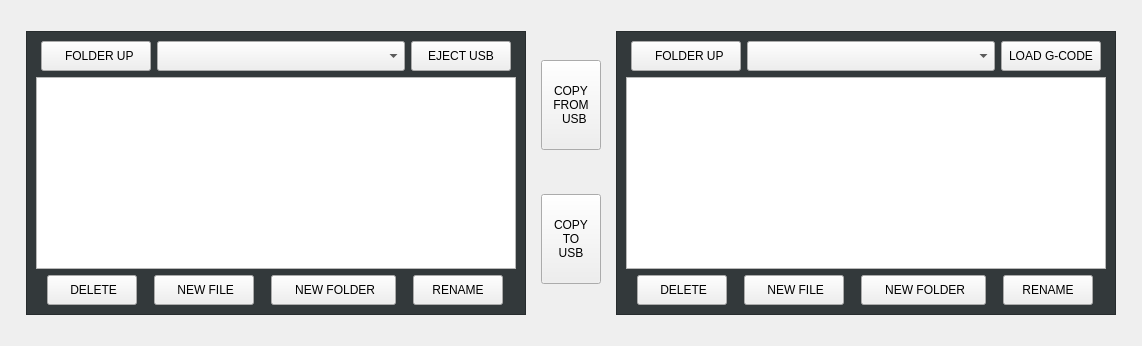
      <widget class="QWidget" name="tab_2">
       <attribute name="title">
        <string>Files</string>
       </attribute>
       <layout class="QVBoxLayout" name="verticalLayout_10">
        <item>
         <layout class="QVBoxLayout" name="verticalLayout_11">
          <property name="spacing">
           <number>15</number>
          </property>
          <property name="sizeConstraint">
           <enum>QLayout::SetNoConstraint</enum>
          </property>
          <property name="leftMargin">
           <number>15</number>
          </property>
          <property name="topMargin">
           <number>20</number>
          </property>
          <property name="rightMargin">
           <number>15</number>
          </property>
          <property name="bottomMargin">
           <number>20</number>
          </property>
          <item>
           <layout class="QHBoxLayout" name="horizontalLayout_17">
            <item>
             <widget class="QFrame" name="frame_35">
              <property name="sizePolicy">
               <sizepolicy hsizetype="Fixed" vsizetype="Preferred">
                <horstretch>0</horstretch>
                <verstretch>0</verstretch>
               </sizepolicy>
              </property>
              <property name="minimumSize">
               <size>
                <width>500</width>
                <height>0</height>
               </size>
              </property>
              <property name="maximumSize">
               <size>
                <width>500</width>
                <height>16777215</height>
               </size>
              </property>
              <property name="styleSheet">
               <string notr="true">.QFrame{
    background-color: rgb(51, 57, 59);
}</string>
              </property>
              <property name="frameShape">
               <enum>QFrame::StyledPanel</enum>
              </property>
              <property name="frameShadow">
               <enum>QFrame::Raised</enum>
              </property>
              <layout class="QVBoxLayout" name="verticalLayout_37">
               <item>
                <layout class="QHBoxLayout" name="horizontalLayout_124">
                 <property name="leftMargin">
                  <number>5</number>
                 </property>
                 <property name="rightMargin">
                  <number>5</number>
                 </property>
                 <item>
                  <widget class="QPushButton" name="device_folder_up_button">
                   <property name="sizePolicy">
                    <sizepolicy hsizetype="Fixed" vsizetype="Fixed">
                     <horstretch>0</horstretch>
                     <verstretch>0</verstretch>
                    </sizepolicy>
                   </property>
                   <property name="minimumSize">
                    <size>
                     <width>110</width>
                     <height>30</height>
                    </size>
                   </property>
                   <property name="maximumSize">
                    <size>
                     <width>110</width>
                     <height>30</height>
                    </size>
                   </property>
                   <property name="focusPolicy">
                    <enum>Qt::NoFocus</enum>
                   </property>
                   <property name="styleSheet">
                    <string notr="true">QPushButton {
   	font: 14pt &quot;Bebas Kai&quot;;
}</string>
                   </property>
                   <property name="text">
                    <string>  FOLDER UP</string>
                   </property>
                   <property name="icon">
                    <iconset resource="../../../probe_basic/probe_basic/probe_basic.qrc">
                     <normaloff>:/images/folder_up.png</normaloff>:/images/folder_up.png</iconset>
                   </property>
                   <property name="iconSize">
                    <size>
                     <width>30</width>
                     <height>17</height>
                    </size>
                   </property>
                  </widget>
                 </item>
                 <item>
                  <widget class="RemovableDeviceComboBox" name="removabledevicecombobox">
                   <property name="sizePolicy">
                    <sizepolicy hsizetype="Preferred" vsizetype="Fixed">
                     <horstretch>1</horstretch>
                     <verstretch>0</verstretch>
                    </sizepolicy>
                   </property>
                   <property name="minimumSize">
                    <size>
                     <width>0</width>
                     <height>30</height>
                    </size>
                   </property>
                   <property name="maximumSize">
                    <size>
                     <width>16777215</width>
                     <height>30</height>
                    </size>
                   </property>
                  </widget>
                 </item>
                 <item>
                  <widget class="QPushButton" name="device_eject_usb_button">
                   <property name="sizePolicy">
                    <sizepolicy hsizetype="Fixed" vsizetype="Fixed">
                     <horstretch>0</horstretch>
                     <verstretch>0</verstretch>
                    </sizepolicy>
                   </property>
                   <property name="minimumSize">
                    <size>
                     <width>100</width>
                     <height>30</height>
                    </size>
                   </property>
                   <property name="maximumSize">
                    <size>
                     <width>100</width>
                     <height>30</height>
                    </size>
                   </property>
                   <property name="focusPolicy">
                    <enum>Qt::NoFocus</enum>
                   </property>
                   <property name="styleSheet">
                    <string notr="true">QPushButton {
   	font: 14pt &quot;Bebas Kai&quot;;
}</string>
                   </property>
                   <property name="text">
                    <string>EJECT USB</string>
                   </property>
                  </widget>
                 </item>
                </layout>
               </item>
               <item>
                <layout class="QHBoxLayout" name="horizontalLayout_125">
                 <item>
                  <widget class="FileSystemTable" name="filesystemtable_2">
                   <property name="focusPolicy">
                    <enum>Qt::WheelFocus</enum>
                   </property>
                   <property name="styleSheet">
                    <string notr="true">FileSystemTable {
	color: black;
   	border: 4px;
	border-color: rgb(120, 120, 120);
	border-style: solid;
	background-color: rgb(238, 238, 236);
    font: 12pt &quot;Bebas Kai&quot;;
}

QHeaderView {
    background-color: rgb(220, 220, 220);
	color: black;
    border: none;
	border-radius:none;
	border-style: none;
	font: 13pt &quot;Bebas Kai&quot;;
}</string>
                   </property>
                   <property name="selectionMode">
                    <enum>QAbstractItemView::SingleSelection</enum>
                   </property>
                   <property name="showGrid">
                    <bool>false</bool>
                   </property>
                  </widget>
                 </item>
                </layout>
               </item>
               <item>
                <layout class="QHBoxLayout" name="horizontalLayout_126">
                 <item>
                  <widget class="QPushButton" name="device_delete_item_button">
                   <property name="sizePolicy">
                    <sizepolicy hsizetype="Fixed" vsizetype="Fixed">
                     <horstretch>0</horstretch>
                     <verstretch>0</verstretch>
                    </sizepolicy>
                   </property>
                   <property name="minimumSize">
                    <size>
                     <width>90</width>
                     <height>30</height>
                    </size>
                   </property>
                   <property name="maximumSize">
                    <size>
                     <width>90</width>
                     <height>30</height>
                    </size>
                   </property>
                   <property name="focusPolicy">
                    <enum>Qt::NoFocus</enum>
                   </property>
                   <property name="styleSheet">
                    <string notr="true">QPushButton {
   	font: 14pt &quot;Bebas Kai&quot;;
}</string>
                   </property>
                   <property name="text">
                    <string> DELETE</string>
                   </property>
                   <property name="icon">
                    <iconset resource="../../../probe_basic/probe_basic/probe_basic.qrc">
                     <normaloff>:/images/delete.png</normaloff>:/images/delete.png</iconset>
                   </property>
                   <property name="iconSize">
                    <size>
                     <width>14</width>
                     <height>14</height>
                    </size>
                   </property>
                  </widget>
                 </item>
                 <item>
                  <widget class="QPushButton" name="device_new_file_button">
                   <property name="sizePolicy">
                    <sizepolicy hsizetype="Fixed" vsizetype="Fixed">
                     <horstretch>0</horstretch>
                     <verstretch>0</verstretch>
                    </sizepolicy>
                   </property>
                   <property name="minimumSize">
                    <size>
                     <width>100</width>
                     <height>30</height>
                    </size>
                   </property>
                   <property name="maximumSize">
                    <size>
                     <width>100</width>
                     <height>30</height>
                    </size>
                   </property>
                   <property name="focusPolicy">
                    <enum>Qt::NoFocus</enum>
                   </property>
                   <property name="styleSheet">
                    <string notr="true">QPushButton {
   	font: 14pt &quot;Bebas Kai&quot;;
}</string>
                   </property>
                   <property name="text">
                    <string> NEW FILE</string>
                   </property>
                   <property name="icon">
                    <iconset resource="../../../probe_basic/probe_basic/probe_basic.qrc">
                     <normaloff>:/images/new_file.png</normaloff>:/images/new_file.png</iconset>
                   </property>
                   <property name="iconSize">
                    <size>
                     <width>12</width>
                     <height>16</height>
                    </size>
                   </property>
                  </widget>
                 </item>
                 <item>
                  <widget class="QPushButton" name="device_new_folder_button">
                   <property name="sizePolicy">
                    <sizepolicy hsizetype="Fixed" vsizetype="Fixed">
                     <horstretch>0</horstretch>
                     <verstretch>0</verstretch>
                    </sizepolicy>
                   </property>
                   <property name="minimumSize">
                    <size>
                     <width>125</width>
                     <height>30</height>
                    </size>
                   </property>
                   <property name="maximumSize">
                    <size>
                     <width>125</width>
                     <height>30</height>
                    </size>
                   </property>
                   <property name="focusPolicy">
                    <enum>Qt::NoFocus</enum>
                   </property>
                   <property name="styleSheet">
                    <string notr="true">QPushButton {
   	font: 14pt &quot;Bebas Kai&quot;;
}</string>
                   </property>
                   <property name="text">
                    <string> NEW FOLDER</string>
                   </property>
                   <property name="icon">
                    <iconset resource="../../../probe_basic/probe_basic/probe_basic.qrc">
                     <normaloff>:/images/new_folder.png</normaloff>:/images/new_folder.png</iconset>
                   </property>
                   <property name="iconSize">
                    <size>
                     <width>28</width>
                     <height>15</height>
                    </size>
                   </property>
                  </widget>
                 </item>
                 <item>
                  <widget class="QPushButton" name="device_rename_item_button">
                   <property name="sizePolicy">
                    <sizepolicy hsizetype="Fixed" vsizetype="Fixed">
                     <horstretch>0</horstretch>
                     <verstretch>0</verstretch>
                    </sizepolicy>
                   </property>
                   <property name="minimumSize">
                    <size>
                     <width>90</width>
                     <height>30</height>
                    </size>
                   </property>
                   <property name="maximumSize">
                    <size>
                     <width>90</width>
                     <height>30</height>
                    </size>
                   </property>
                   <property name="focusPolicy">
                    <enum>Qt::NoFocus</enum>
                   </property>
                   <property name="styleSheet">
                    <string notr="true">QPushButton {
   	font: 14pt &quot;Bebas Kai&quot;;
}</string>
                   </property>
                   <property name="text">
                    <string>RENAME</string>
                   </property>
                  </widget>
                 </item>
                </layout>
               </item>
              </layout>
             </widget>
            </item>
            <item>
             <layout class="QVBoxLayout" name="verticalLayout_12">
              <item>
               <widget class="QPushButton" name="copy_from_usb_2">
                <property name="sizePolicy">
                 <sizepolicy hsizetype="Fixed" vsizetype="Fixed">
                  <horstretch>0</horstretch>
                  <verstretch>0</verstretch>
                 </sizepolicy>
                </property>
                <property name="minimumSize">
                 <size>
                  <width>60</width>
                  <height>90</height>
                 </size>
                </property>
                <property name="maximumSize">
                 <size>
                  <width>60</width>
                  <height>90</height>
                 </size>
                </property>
                <property name="focusPolicy">
                 <enum>Qt::NoFocus</enum>
                </property>
                <property name="layoutDirection">
                 <enum>Qt::RightToLeft</enum>
                </property>
                <property name="styleSheet">
                 <string notr="true"/>
                </property>
                <property name="text">
                 <string>COPY
FROM
  USB</string>
                </property>
                <property name="autoDefault">
                 <bool>false</bool>
                </property>
               </widget>
              </item>
              <item>
               <widget class="QPushButton" name="copy_to_usb_2">
                <property name="sizePolicy">
                 <sizepolicy hsizetype="Fixed" vsizetype="Fixed">
                  <horstretch>0</horstretch>
                  <verstretch>0</verstretch>
                 </sizepolicy>
                </property>
                <property name="minimumSize">
                 <size>
                  <width>60</width>
                  <height>90</height>
                 </size>
                </property>
                <property name="maximumSize">
                 <size>
                  <width>60</width>
                  <height>90</height>
                 </size>
                </property>
                <property name="focusPolicy">
                 <enum>Qt::NoFocus</enum>
                </property>
                <property name="text">
                 <string>COPY
TO
USB</string>
                </property>
               </widget>
              </item>
             </layout>
            </item>
            <item>
             <widget class="QFrame" name="frame_34">
              <property name="sizePolicy">
               <sizepolicy hsizetype="Fixed" vsizetype="Preferred">
                <horstretch>0</horstretch>
                <verstretch>0</verstretch>
               </sizepolicy>
              </property>
              <property name="minimumSize">
               <size>
                <width>500</width>
                <height>0</height>
               </size>
              </property>
              <property name="maximumSize">
               <size>
                <width>500</width>
                <height>16777215</height>
               </size>
              </property>
              <property name="styleSheet">
               <string notr="true">.QFrame{
    background-color: rgb(51, 57, 59);
}</string>
              </property>
              <property name="frameShape">
               <enum>QFrame::StyledPanel</enum>
              </property>
              <property name="frameShadow">
               <enum>QFrame::Raised</enum>
              </property>
              <layout class="QVBoxLayout" name="verticalLayout_35">
               <item>
                <layout class="QHBoxLayout" name="horizontalLayout_121">
                 <property name="leftMargin">
                  <number>5</number>
                 </property>
                 <property name="rightMargin">
                  <number>5</number>
                 </property>
                 <item>
                  <widget class="QPushButton" name="main_folder_up_button">
                   <property name="sizePolicy">
                    <sizepolicy hsizetype="Fixed" vsizetype="Fixed">
                     <horstretch>0</horstretch>
                     <verstretch>0</verstretch>
                    </sizepolicy>
                   </property>
                   <property name="minimumSize">
                    <size>
                     <width>110</width>
                     <height>30</height>
                    </size>
                   </property>
                   <property name="maximumSize">
                    <size>
                     <width>110</width>
                     <height>30</height>
                    </size>
                   </property>
                   <property name="focusPolicy">
                    <enum>Qt::NoFocus</enum>
                   </property>
                   <property name="styleSheet">
                    <string notr="true">QPushButton {
   	font: 14pt &quot;Bebas Kai&quot;;
}</string>
                   </property>
                   <property name="text">
                    <string>  FOLDER UP</string>
                   </property>
                   <property name="icon">
                    <iconset resource="../../../probe_basic/probe_basic/probe_basic.qrc">
                     <normaloff>:/images/folder_up.png</normaloff>:/images/folder_up.png</iconset>
                   </property>
                   <property name="iconSize">
                    <size>
                     <width>30</width>
                     <height>17</height>
                    </size>
                   </property>
                  </widget>
                 </item>
                 <item>
                  <widget class="RecentFileComboBox" name="recentfilecombobox_2">
                   <property name="sizePolicy">
                    <sizepolicy hsizetype="Preferred" vsizetype="Fixed">
                     <horstretch>1</horstretch>
                     <verstretch>0</verstretch>
                    </sizepolicy>
                   </property>
                   <property name="minimumSize">
                    <size>
                     <width>0</width>
                     <height>30</height>
                    </size>
                   </property>
                   <property name="maximumSize">
                    <size>
                     <width>16777215</width>
                     <height>30</height>
                    </size>
                   </property>
                  </widget>
                 </item>
                 <item>
                  <widget class="QPushButton" name="main_load_gcode_button">
                   <property name="sizePolicy">
                    <sizepolicy hsizetype="Fixed" vsizetype="Fixed">
                     <horstretch>0</horstretch>
                     <verstretch>0</verstretch>
                    </sizepolicy>
                   </property>
                   <property name="minimumSize">
                    <size>
                     <width>100</width>
                     <height>30</height>
                    </size>
                   </property>
                   <property name="maximumSize">
                    <size>
                     <width>100</width>
                     <height>30</height>
                    </size>
                   </property>
                   <property name="focusPolicy">
                    <enum>Qt::NoFocus</enum>
                   </property>
                   <property name="styleSheet">
                    <string notr="true">QPushButton {
   	font: 14pt &quot;Bebas Kai&quot;;
}</string>
                   </property>
                   <property name="text">
                    <string>LOAD G-CODE</string>
                   </property>
                  </widget>
                 </item>
                </layout>
               </item>
               <item>
                <layout class="QHBoxLayout" name="horizontalLayout_122">
                 <item>
                  <widget class="FileSystemTable" name="filesystemtable">
                   <property name="focusPolicy">
                    <enum>Qt::WheelFocus</enum>
                   </property>
                   <property name="styleSheet">
                    <string notr="true">FileSystemTable {
	color: black;
   	border: 4px;
	border-color: rgb(120, 120, 120);
	border-style: solid;
	background-color: rgb(238, 238, 236);
    font: 12pt &quot;Bebas Kai&quot;;
}

QHeaderView {
    background-color: rgb(220, 220, 220);
	color: black;
    border: none;
	border-radius:none;
	border-style: none;
	font: 13pt &quot;Bebas Kai&quot;;
}</string>
                   </property>
                   <property name="selectionMode">
                    <enum>QAbstractItemView::SingleSelection</enum>
                   </property>
                   <property name="showGrid">
                    <bool>false</bool>
                   </property>
                  </widget>
                 </item>
                </layout>
               </item>
               <item>
                <layout class="QHBoxLayout" name="horizontalLayout_123">
                 <item>
                  <widget class="QPushButton" name="main_delete_item_button">
                   <property name="sizePolicy">
                    <sizepolicy hsizetype="Fixed" vsizetype="Fixed">
                     <horstretch>0</horstretch>
                     <verstretch>0</verstretch>
                    </sizepolicy>
                   </property>
                   <property name="minimumSize">
                    <size>
                     <width>90</width>
                     <height>30</height>
                    </size>
                   </property>
                   <property name="maximumSize">
                    <size>
                     <width>90</width>
                     <height>30</height>
                    </size>
                   </property>
                   <property name="focusPolicy">
                    <enum>Qt::NoFocus</enum>
                   </property>
                   <property name="styleSheet">
                    <string notr="true">QPushButton {
   	font: 14pt &quot;Bebas Kai&quot;;
}</string>
                   </property>
                   <property name="text">
                    <string> DELETE</string>
                   </property>
                   <property name="icon">
                    <iconset resource="../../../probe_basic/probe_basic/probe_basic.qrc">
                     <normaloff>:/images/delete.png</normaloff>:/images/delete.png</iconset>
                   </property>
                   <property name="iconSize">
                    <size>
                     <width>14</width>
                     <height>14</height>
                    </size>
                   </property>
                  </widget>
                 </item>
                 <item>
                  <widget class="QPushButton" name="main_new_file_button">
                   <property name="sizePolicy">
                    <sizepolicy hsizetype="Fixed" vsizetype="Fixed">
                     <horstretch>0</horstretch>
                     <verstretch>0</verstretch>
                    </sizepolicy>
                   </property>
                   <property name="minimumSize">
                    <size>
                     <width>100</width>
                     <height>30</height>
                    </size>
                   </property>
                   <property name="maximumSize">
                    <size>
                     <width>100</width>
                     <height>30</height>
                    </size>
                   </property>
                   <property name="focusPolicy">
                    <enum>Qt::NoFocus</enum>
                   </property>
                   <property name="styleSheet">
                    <string notr="true">QPushButton {
   	font: 14pt &quot;Bebas Kai&quot;;
}</string>
                   </property>
                   <property name="text">
                    <string> NEW FILE</string>
                   </property>
                   <property name="icon">
                    <iconset resource="../../../probe_basic/probe_basic/probe_basic.qrc">
                     <normaloff>:/images/new_file.png</normaloff>:/images/new_file.png</iconset>
                   </property>
                   <property name="iconSize">
                    <size>
                     <width>12</width>
                     <height>16</height>
                    </size>
                   </property>
                  </widget>
                 </item>
                 <item>
                  <widget class="QPushButton" name="main_new_folder_button">
                   <property name="sizePolicy">
                    <sizepolicy hsizetype="Fixed" vsizetype="Fixed">
                     <horstretch>0</horstretch>
                     <verstretch>0</verstretch>
                    </sizepolicy>
                   </property>
                   <property name="minimumSize">
                    <size>
                     <width>125</width>
                     <height>30</height>
                    </size>
                   </property>
                   <property name="maximumSize">
                    <size>
                     <width>125</width>
                     <height>30</height>
                    </size>
                   </property>
                   <property name="focusPolicy">
                    <enum>Qt::NoFocus</enum>
                   </property>
                   <property name="styleSheet">
                    <string notr="true">QPushButton {
   	font: 14pt &quot;Bebas Kai&quot;;
}</string>
                   </property>
                   <property name="text">
                    <string> NEW FOLDER</string>
                   </property>
                   <property name="icon">
                    <iconset resource="../../../probe_basic/probe_basic/probe_basic.qrc">
                     <normaloff>:/images/new_folder.png</normaloff>:/images/new_folder.png</iconset>
                   </property>
                   <property name="iconSize">
                    <size>
                     <width>28</width>
                     <height>15</height>
                    </size>
                   </property>
                  </widget>
                 </item>
                 <item>
                  <widget class="QPushButton" name="main_rename_item_button">
                   <property name="sizePolicy">
                    <sizepolicy hsizetype="Fixed" vsizetype="Fixed">
                     <horstretch>0</horstretch>
                     <verstretch>0</verstretch>
                    </sizepolicy>
                   </property>
                   <property name="minimumSize">
                    <size>
                     <width>90</width>
                     <height>30</height>
                    </size>
                   </property>
                   <property name="maximumSize">
                    <size>
                     <width>90</width>
                     <height>30</height>
                    </size>
                   </property>
                   <property name="focusPolicy">
                    <enum>Qt::NoFocus</enum>
                   </property>
                   <property name="styleSheet">
                    <string notr="true">QPushButton {
   	font: 14pt &quot;Bebas Kai&quot;;
}</string>
                   </property>
                   <property name="text">
                    <string>RENAME</string>
                   </property>
                  </widget>
                 </item>
                </layout>
               </item>
              </layout>
             </widget>
            </item>
           </layout>
          </item>
         </layout>
        </item>
       </layout>
      </widget>
